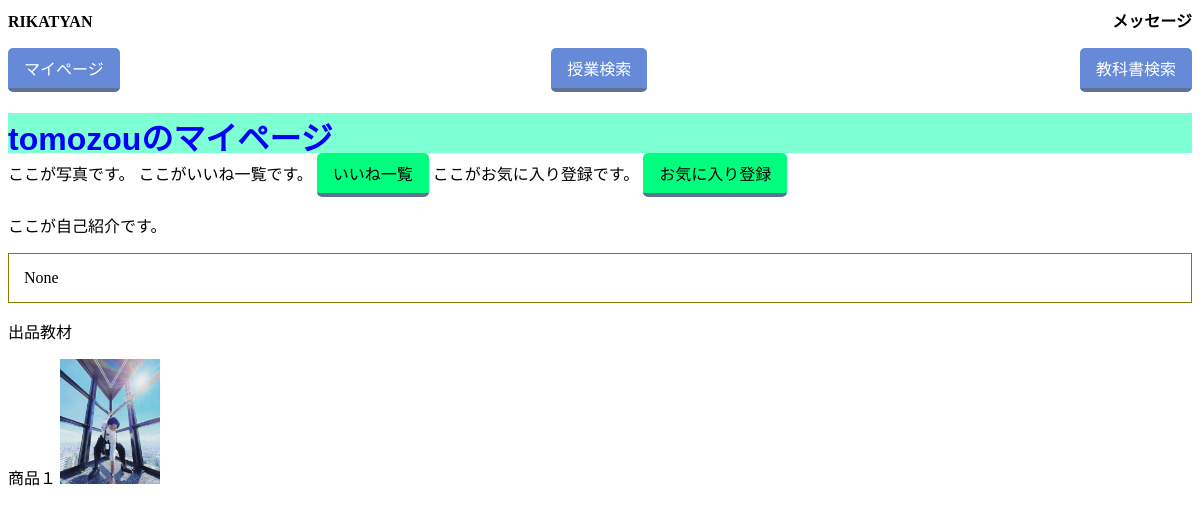
The page /mypage/9/ on the database as committed earlier.
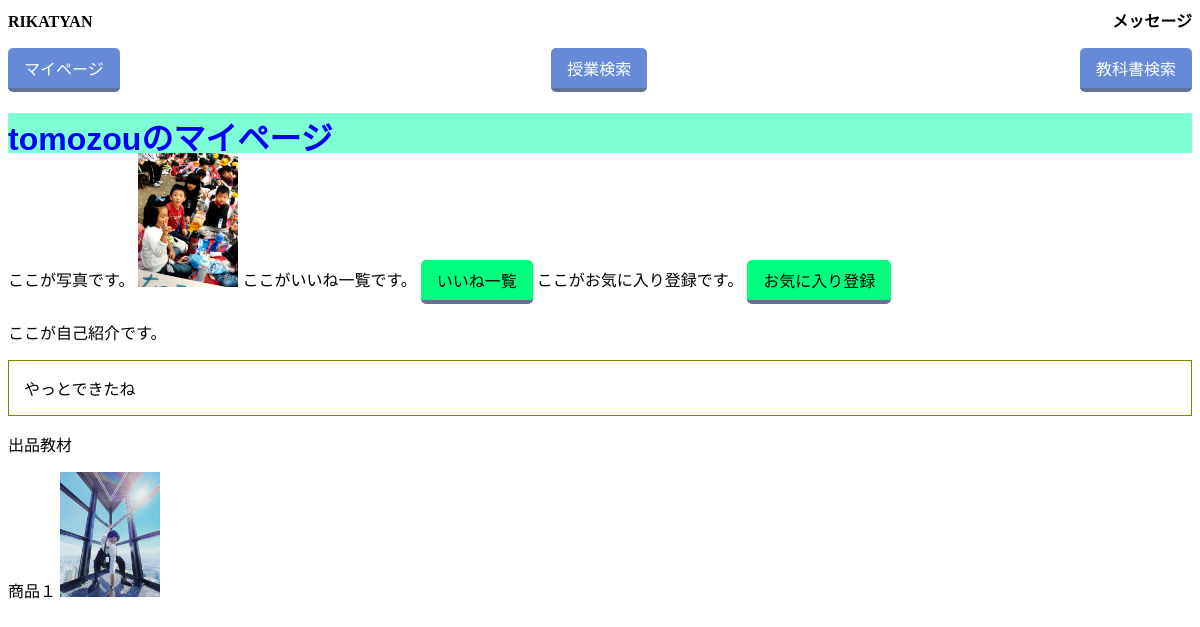
The same page on the database as committed later.
### users/models.py (models this page shows, shortened)
class Users(AbstractBaseUser, PermissionsMixin):
    user_id = models.IntegerField(primary_key=True)
    username = models.CharField(verbose_name='username', max_length=10, unique=True, validators=[
                                MinLengthValidator(5,), RegexValidator(r'^[a-zA-Z0-9]*$',)])
    student_number = models.CharField(verbose_name='学籍番号', unique=True, max_length=7, validators=[
                                      MinLengthValidator(7,), RegexValidator(r'^[A-Z0-9]*$',)])
    email = models.EmailField(verbose_name='Email', max_length=50)
    image = models.ImageField(
        verbose_name='プロフィール画像', upload_to="src/users/static/users/image/", blank=True, null=True)
    user_comment = models.TextField(
        verbose_name='自己紹介', max_length=300, blank=True, null=True)  # 文字数？
    is_staff = models.BooleanField(default=False)
    is_admin = models.BooleanField(default=False)
    objects = MyUserManager()
    USERNAME_FIELD = 'username'
    REQUIRED_FIELDS = ['student_number']

class Texts(models.Model):
    text_id = models.AutoField(primary_key=True)
    user_id = models.ForeignKey(Users, on_delete=models.CASCADE)  # 外部キー
    class_id = models.ForeignKey(Classes, on_delete=models.CASCADE)  # 外部キー
    title = models.TextField(max_length=50)  # 文字数？商品名
    info = models.TextField(max_length=300)  # 文字数？　商品情報
    sold_flag = models.BooleanField()
    category = models.IntegerField(
        validators=[MinValueValidator(1), MaxValueValidator(6)])  # 数字は？カテゴリ
    state = models.IntegerField(
        validators=[MinValueValidator(1), MaxValueValidator(6)])  # 数字は?商品状態
    date = models.DateTimeField(default=timezone.now)  # レコード登録時の日本時間が保存
    days = models.IntegerField(
        validators=[MinValueValidator(1), MaxValueValidator(4)])  # 数字は？お渡しまでの日数
    image1 = models.ImageField(
        verbose_name='商品画像１', upload_to="src/textpage/static/textpage/image1/", blank=False, null=False)
    image2 = models.ImageField(
        verbose_name='商品画像２', upload_to="src/textpage/static/textpage/image2/", blank=True, null=True)
    image3 = models.ImageField(
        verbose_name='商品画像３', upload_to="src/textpage/static/textpage/image3/", blank=True, null=True)

### mypage/views.py (the view)
# urls.py: path('<int:pk>/', views.MypageView.as_view(), name='mypage'),
class MypageView(generic.DetailView):
    model = Users
    template_name = 'mypage/mypage.html'
    def get_context_data(self, **kwargs):
        context = super(MypageView, self).get_context_data(**kwargs)
        context.update({
            'texts_list': Texts.objects.all(),
        })
        return context

### mypage/templates/mypage/mypage.html (shortened to what this page needs)
{% load static %}
<!DOCTYPE html>
    <head>
        <link href="{% static 'css/mypage.css' %}" rel="stylesheet">
    </head>
    <body>
        <div class="titlebar">
            <p class="RIKATYAN">RIKATYAN</p>
            <p class="message">メッセージ</p>
        </div>
        <div class="url">
            <p class="mypage"> <a href={% url 'mypage:mypage' user.user_id %} class="button">マイページ</a></p>
            <p class="c_search"><a href = "/search" class="button">授業検索</a></p>
            <p class="t_search"><a href = "/search" class="button">教科書検索</a></p>
        </div>
        <div class="top">
            <h1>{{users.username}}のマイページ</h1>
        </div>
        <div>
            ここが写真です。
            {% if users.image %}
            <img src="{{users.image.url}}" width = 100px>
            {% endif %}
            ここがいいね一覧です。
            <a href="{% url 'like:like' user.user_id %}" class="button1">いいね一覧</a>
            ここがお気に入り登録です。
            <a href="{% url 'like:likely' user.user_id %}" class="button1">お気に入り登録</a>
            <p>ここが自己紹介です。</p>
            <div style="border: #808000 solid 1px; font-size: 100%; padding: 15px;">{{users.user_comment}}</div>
            <p>出品教材</p>
            {% for text in texts_list %}
                {% if text.user_id.user_id == users.user_id %}
                    {{text.title}}
                    {% if text.image1 %}
                        <a href="{% url 'textpage:textpage' text.text_id%}"  alt="実装例" width="1200" height="814" class="aligncenter size-full wp-image-7509" >
                        <img src="{{text.image1.url}}" width = 100px></a>
                    {% endif %}
                {% endif %}
            {% endfor %}
        </div>
    </body>
</html>

### mypage/static/css/mypage.css (style rules this page uses)
.top { width: 100%; height: 40px; color: blue; background: aquamarine; font-family: 'Lucida Sans', 'Lucida Sans Regular', 'Lucida Grande', 'Lucida Sans Unicode', Geneva, Verdana, sans-serif; }
.RIKATYAN { display: table-cell; text-align: left; }
.message { display: table-cell; text-align: right; }
.titlebar { display: table; width: 100%; color:black; font-weight:bold; }
.mypage { display: table-cell; text-align: left; }
.c_search { display: table-cell; text-align: center; }
.t_search { display: table-cell; text-align: right; }
.button, .button1, .button2 { display: inline-block; padding: 0.5em 1em; text-decoration: none; background: #668ad8; color: #FFF; border-bottom: solid 4px #627295; border-radius: 3px; border-radius: 5px; }
.button1 { background: springgreen; color: black; }
.url { display: table; width: 100%; color:black; }

Rows that differ between the two databases and show on the page:
changed Users "tomozou": image: picture added; user_comment "None" → "やっとできたね"
